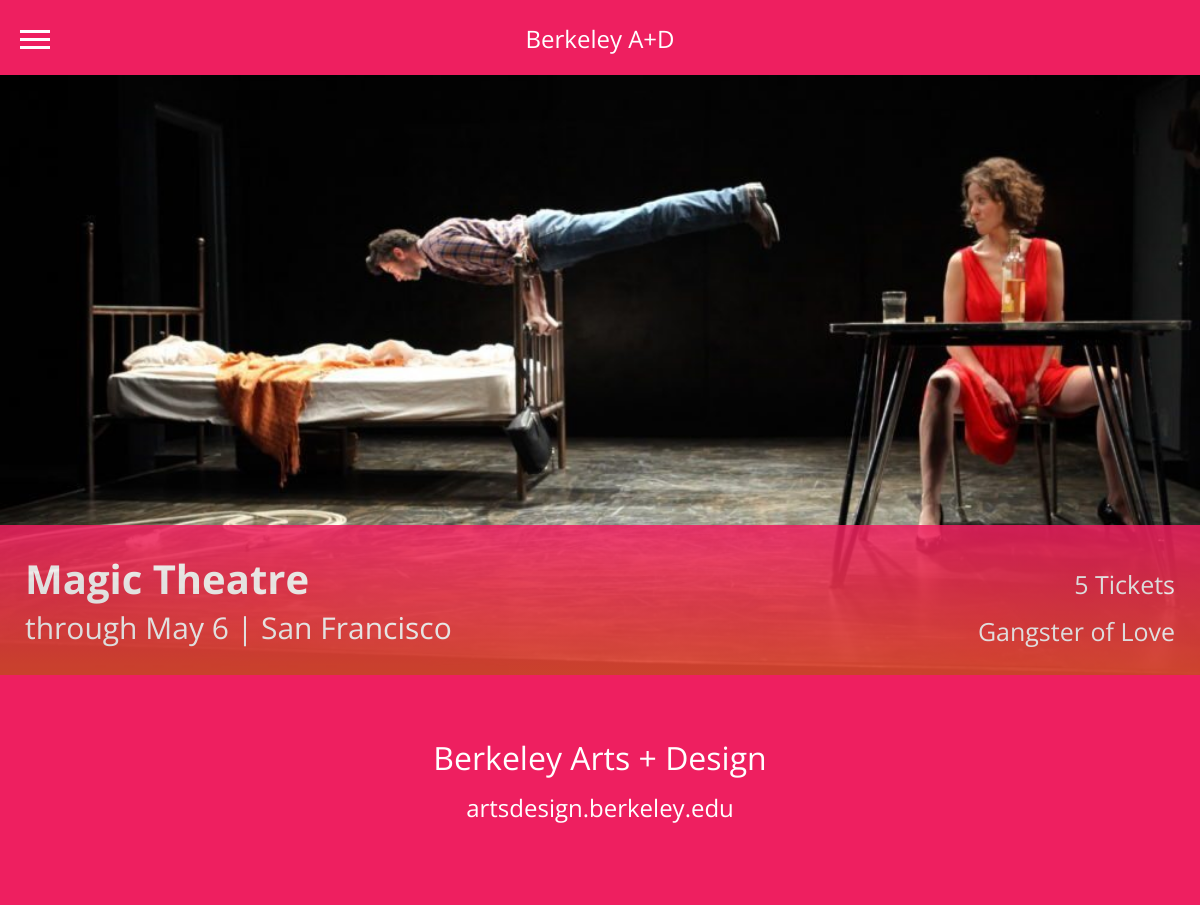
/user/ (signed in), run on the app's committed database.
### aC_bookfest/models.py (models this page shows)
class Event(models.Model):
    Title = models.CharField(max_length=255, blank=True)
    s_Title = models.CharField(max_length=255, blank=True,null=True)
    Type = models.CharField(max_length=100, blank=True)
    Website = models.CharField(max_length=255, blank=True)
    Location = models.CharField(max_length=255, blank=True)
    s_Location = models.CharField(max_length=255, blank=True,null=True)
    Time = models.CharField(max_length=100, blank=True)
    s_Time = models.CharField(max_length=100, blank=True,null=True)
    Description = models.TextField(max_length=10000, blank=True)
    OfferType = models.CharField(max_length=100, blank=True)
    s_OfferType = models.CharField(max_length=100, blank=True,null=True)
    Max_order = models.IntegerField(null=True,blank=True)
    Picture = models.FileField(upload_to=event_pic_path,null=True,default='settings.MEDIA_ROOT/default.jpg', blank=True)

### aC_bookfest/views.py (the view)
# urls.py: url(r'^user/$', views.user, name='user'),
def user(request):
    if request.user.is_authenticated:
        events = request.user.Profile.favorites.all().union(request.user.Profile.orders.all())
        return render(request, 'frontend/myevents.html', { 'events': events
        })
    else:
        return redirect("cas_ng_login")

### aC_bookfest/templates/frontend/myevents.html
{% extends 'frontend/base.html' %}
{% block content %}
<div class="angular-content" ng-app="myApp" ng-controller="myController">
		{% if events %}
			{% for event in events %}
				<div class="event-container" >
					<a href="{% url 'event_detail' pk=event.pk %}">
					{% if event.Picture.url %}
					<div class="event-image">
						<img src="{{ event.Picture.url }}" alt="{{ event.Title }}"/>
					</div>
					{% endif %}
					<div class="event-info {% cycle 'color0' 'color1' 'color2' %}" >
						<div class="event-title">{{ event.s_Title }}</div>
						<div class="event-location">{{ event.s_Time }} | {{ event.s_Location }}</div>
						<div class="event-tix">{{ event.Max_order }} Tickets</div>
						<div class="event-interest">{{ event.s_OfferType }}</div>
					</div>
	            	</a>
	            </div>
	        {% endfor %}
	    {% else %}
	        <p>You have not added any events to your favorites.</p>
	    {% endif %}
</div>
{% endblock %}

### static/css/home_style.css (style rules this page uses)
html, body, div, span, applet, object, iframe, h1, h2, h3, h4, h5, h6, p, blockquote, pre, a, abbr, acronym, address, big, cite, code, del, dfn, em, img, ins, kbd, q, s, samp, small, strike, strong, sub, sup, tt, var, b, u, i, center, dl, dt, dd, ol, ul, li, fieldset, form, label, legend, table, caption, tbody, tfoot, thead, tr, th, td, article, aside, canvas, details, embed, figure, figcaption, footer, header, hgroup, menu, nav, output, ruby, section, summary, time, mark, audio, video { margin: 0; padding: 0; border: 0; font-size: 100%; font: inherit; vertical-align: baseline; }
body { line-height: 1; }
body { margin:0 ! important; padding:0 ! important; }
a, a:link, a:visited { text-decoration: none; color: white; }
.event-container { position: relative; }
.event-image { height: 265px; width: 100%; }
.event-image img { width: 100%; height: 100%; object-fit: cover; }
.event-info { position: absolute; width: 100%; height: 85px; bottom: 0; opacity: 0.85; color: white; }
.event-title { position: absolute; top: 15px; left: 15px; font-size: 20px; font-weight: 700; }
.event-location { position: absolute; bottom: 15px; left: 15px; font-size: 14px; }
.event-tix { position: absolute; top: 21px; right: 15px; font-size: 13px; }
.event-interest { position: absolute; bottom: 16px; right: 15px; font-size: 13px; }
.color0 { background: linear-gradient(rgb(238, 31, 96), rgb(237, 78, 51)); }
@media only screen and (min-width: 750px) { .event-image { height: 450px; } }
@media only screen and (min-width: 750px) { .event-info { height: 120px; } }
@media only screen and (min-width: 750px) { .event-title { top: 20px; left: 20px; font-size: 34px; } }
@media only screen and (min-width: 750px) { .event-location { position: absolute; bottom: 20px; left: 20px; font-size: 24px; } }
@media only screen and (min-width: 750px) { .event-tix { position: absolute; top: 35px; right: 20px; font-size: 20px; } }
@media only screen and (min-width: 750px) { .event-interest { position: absolute; bottom: 20px; right: 20px; font-size: 20px; } }
@media only screen and (min-width: 1000px) { .event-image { height: 600px; } }
@media only screen and (min-width: 1000px) { .event-info { height: 150px; } }
@media only screen and (min-width: 1000px) { .event-title { top: 25px; left: 25px; font-size: 40px; } }
@media only screen and (min-width: 1000px) { .event-location { position: absolute; bottom: 25px; left: 25px; font-size: 30px; } }
@media only screen and (min-width: 1000px) { .event-tix { position: absolute; top: 42px; right: 25px; font-size: 25px; } }
@media only screen and (min-width: 1000px) { .event-interest { position: absolute; bottom: 25px; right: 25px; font-size: 25px; } }

### static/css/event_style.css (style rules this page uses)
html, body, div, span, applet, object, iframe, h1, h2, h3, h4, h5, h6, p, blockquote, pre, a, abbr, acronym, address, big, cite, code, del, dfn, em, img, ins, kbd, q, s, samp, small, strike, strong, sub, sup, tt, var, b, u, i, center, dl, dt, dd, ol, ul, li, fieldset, form, label, legend, table, caption, tbody, tfoot, thead, tr, th, td, article, aside, canvas, details, embed, figure, figcaption, footer, header, hgroup, menu, nav, output, ruby, section, summary, time, mark, audio, video { margin: 0; padding: 0; border: 0; font-size: 100%; font: inherit; vertical-align: baseline; }
body { line-height: 1; }
body { margin:0 ! important; padding:0 ! important; }

### static/css/text_page.css (style rules this page uses)
html, body, div, span, applet, object, iframe, h1, h2, h3, h4, h5, h6, p, blockquote, pre, a, abbr, acronym, address, big, cite, code, del, dfn, em, img, ins, kbd, q, s, samp, small, strike, strong, sub, sup, tt, var, b, u, i, center, dl, dt, dd, ol, ul, li, fieldset, form, label, legend, table, caption, tbody, tfoot, thead, tr, th, td, article, aside, canvas, details, embed, figure, figcaption, footer, header, hgroup, menu, nav, output, ruby, section, summary, time, mark, audio, video { margin: 0; padding: 0; border: 0; font-size: 100%; font: inherit; vertical-align: baseline; }
body { line-height: 1; }
html { animation: fadeIn 0.4s ease forwards; }
body { margin:0 ! important; padding:0 ! important; }
a, a:link, a:visited { text-decoration: none; color: white; }

### data on the page
Event: Picture (picture), s_Title "Magic Theatre", s_Time "through May 6", s_Location "San Francisco", Max_order "5", s_OfferType "Gangster of Love"
